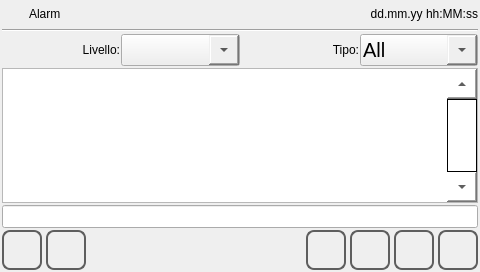
<?xml version="1.0" encoding="UTF-8"?>
<ui version="4.0">
 <class>alarms</class>
 <widget class="QWidget" name="alarms">
  <property name="geometry">
   <rect>
    <x>0</x>
    <y>0</y>
    <width>480</width><height>272</height>
   </rect>
  </property>
  <property name="sizePolicy">
   <sizepolicy hsizetype="Preferred" vsizetype="Preferred">
    <horstretch>0</horstretch>
    <verstretch>0</verstretch>
   </sizepolicy>
  </property>
  <property name="minimumSize">
   <size>
    <width>0</width>
    <height>0</height>
   </size>
  </property>
  <property name="windowTitle">
   <string>alarms</string>
  </property>
  <property name="styleSheet">
   <string notr="true"/>
  </property>
  <layout class="QVBoxLayout" name="verticalLayout">
   <property name="spacing">
    <number>2</number>
   </property>
   <property name="margin">
    <number>2</number>
   </property>
   <item>
    <layout class="QHBoxLayout" name="horizontalLayout">
     <property name="sizeConstraint">
      <enum>QLayout::SetMinimumSize</enum>
     </property>
     <item>
      <widget class="QLabel" name="labelIcon">
       <property name="minimumSize">
        <size>
         <width>25</width>
         <height>25</height>
        </size>
       </property>
       <property name="maximumSize">
        <size>
         <width>25</width>
         <height>25</height>
        </size>
       </property>
       <property name="focusPolicy">
        <enum>Qt::NoFocus</enum>
       </property>
       <property name="styleSheet">
        <string notr="true">border-image: url(:/systemicons/img/Error.png);</string>
       </property>
       <property name="text">
        <string/>
       </property>
      </widget>
     </item>
     <item>
      <widget class="QLabel" name="labelTitle">
       <property name="sizePolicy">
        <sizepolicy hsizetype="Preferred" vsizetype="Fixed">
         <horstretch>0</horstretch>
         <verstretch>0</verstretch>
        </sizepolicy>
       </property>
       <property name="focusPolicy">
        <enum>Qt::NoFocus</enum>
       </property>
       <property name="text">
        <string>Alarm</string>
       </property>
      </widget>
     </item>
     <item>
      <widget class="QLabel" name="labelUserName">
       <property name="text">
        <string/>
       </property>
      </widget>
     </item>
     <item>
      <widget class="QLabel" name="labelDataOra">
       <property name="sizePolicy">
        <sizepolicy hsizetype="Preferred" vsizetype="Fixed">
         <horstretch>0</horstretch>
         <verstretch>0</verstretch>
        </sizepolicy>
       </property>
       <property name="focusPolicy">
        <enum>Qt::NoFocus</enum>
       </property>
       <property name="text">
        <string>dd.mm.yy hh:MM:ss</string>
       </property>
       <property name="alignment">
        <set>Qt::AlignRight|Qt::AlignTrailing|Qt::AlignVCenter</set>
       </property>
      </widget>
     </item>
    </layout>
   </item>
   <item>
    <widget class="Line" name="line">
     <property name="focusPolicy">
      <enum>Qt::NoFocus</enum>
     </property>
     <property name="orientation">
      <enum>Qt::Horizontal</enum>
     </property>
    </widget>
   </item>
   <item>
    <layout class="QHBoxLayout" name="horizontalLayout_4">
     <property name="spacing">
      <number>1</number>
     </property>
     <item>
      <widget class="QLabel" name="labelLevel">
       <property name="focusPolicy">
        <enum>Qt::NoFocus</enum>
       </property>
       <property name="text">
        <string>Livello:</string>
       </property>
       <property name="alignment">
        <set>Qt::AlignRight|Qt::AlignTrailing|Qt::AlignVCenter</set>
       </property>
      </widget>
     </item>
     <item>
      <widget class="QComboBox" name="comboBoxLevel">
       <property name="focusPolicy">
        <enum>Qt::NoFocus</enum>
       </property>
       <property name="styleSheet">
        <string notr="true">/* Combobox item */
QAbstractItemView {
	/* padding of each item (top,right,bottom,left) */
	padding: 2 0 2 0;
	font-size: 14px;
}

/* Sets up scrollbar size, border, color */
QScrollBar:vertical {
	width: 30px;
	/* margin sets up how far the handle can travel (top,right,bottom,left) */
	margin: 30px 0px 30px 0px;
}

/* Sets up the color and height of handle (cursor) */
QScrollBar::handle:vertical {
	min-height:40px;
}

/* bottom button (set height at 0px to remove)*/
QScrollBar::add-line:vertical {
	height: 30px;
	subcontrol-position: bottom;
	subcontrol-origin: margin;
}

/* top button (set height at 0px to remove)*/
QScrollBar::sub-line:vertical {
	height: 30px;
	subcontrol-position: top;
	subcontrol-origin: margin;
	background-color: rgb(0, 255, 0);
}

/* need this to get rid of crosshatching on scrollbar background */
QScrollBar::add-page:vertical, QScrollBar::sub-page:vertical {
	background: none;
}

/* Combobox main item */
QComboBox {
	padding-left: 2px;
	font-size: 20px;
	min-height: 30px;
}

/* drop down button */
QComboBox::drop-down {
	min-width: 30px;
}
</string>
       </property>
      </widget>
     </item>
     <item>
      <widget class="QLabel" name="labelType">
       <property name="focusPolicy">
        <enum>Qt::NoFocus</enum>
       </property>
       <property name="text">
        <string>Tipo:</string>
       </property>
       <property name="alignment">
        <set>Qt::AlignRight|Qt::AlignTrailing|Qt::AlignVCenter</set>
       </property>
      </widget>
     </item>
     <item>
      <widget class="QComboBox" name="comboBoxType">
       <property name="focusPolicy">
        <enum>Qt::NoFocus</enum>
       </property>
       <property name="styleSheet">
        <string notr="true">/* Combobox item */
QAbstractItemView {
	/* padding of each item (top,right,bottom,left) */
	padding: 2 0 2 0;
	font-size: 14px;
}

/* Sets up scrollbar size, border, color */
QScrollBar:vertical {
	width: 30px;
	/* margin sets up how far the handle can travel (top,right,bottom,left) */
	margin: 30px 0px 30px 0px;
}

/* Sets up the color and height of handle (cursor) */
QScrollBar::handle:vertical {
	min-height:30px;
}

/* bottom button (set height at 0px to remove)*/
QScrollBar::add-line:vertical {
	height: 30px;
	subcontrol-position: bottom;
	subcontrol-origin: margin;
}

/* top button (set height at 0px to remove)*/
QScrollBar::sub-line:vertical {
	height: 30px;
	subcontrol-position: top;
	subcontrol-origin: margin;
	background-color: rgb(0, 255, 0);
}

/* need this to get rid of crosshatching on scrollbar background */
QScrollBar::add-page:vertical, QScrollBar::sub-page:vertical {
	background: none;
}

/* Combobox main item */
QComboBox {
	padding-left: 2px;
	font-size: 20px;
	min-height: 30px;
}

/* drop down button */
QComboBox::drop-down {
	min-width: 30px;
}
</string>
       </property>
       <item>
        <property name="text">
         <string>All</string>
        </property>
       </item>
       <item>
        <property name="text">
         <string>Alarm</string>
        </property>
       </item>
       <item>
        <property name="text">
         <string>Event</string>
        </property>
       </item>
      </widget>
     </item>
    </layout>
   </item>
   <item>
    <widget class="QListWidget" name="listWidget">
     <property name="font">
      <font>
       <family>Ubuntu</family>
       <pointsize>16</pointsize>
       <weight>50</weight>
       <italic>false</italic>
       <bold>false</bold>
      </font>
     </property>
     <property name="focusPolicy">
      <enum>Qt::NoFocus</enum>
     </property>
     <property name="styleSheet">
      <string notr="true">QListWidget
{
	font: 16pt &quot;Ubuntu&quot;;
}
QScrollBar:vertical
{
        border-top: 30px solid #999999;
        border-bottom: 30px solid #999999;
        background:white;
        width:30px;    
        margin: 0px 0px 0px 0px;
}
QScrollBar::handle:vertical 
{
        border: 1px solid black;
	    background: rgb(255, 255, 255);
        min-height: 10px;
}
QScrollBar::add-line:vertical
{
        height: 30px;
	    background: rgb(255, 255, 255);
        subcontrol-position: bottom;
        subcontrol-origin: margin;
	image: url(:/systemicons/img/Down.png);
}
QScrollBar::sub-line:vertical 
{
       height: 30px;
	    background: rgb(255, 255, 255);
        subcontrol-position: top;
	    subcontrol-origin: margin;
	image: url(:/systemicons/img/Up.png);
}

QScrollBar:horizontal
{
        border-left: 30px solid #999999;
        border-right: 30px solid #999999;
        background:white;
        height:30px;    
        margin: 0px 0px 0px 0px;
}
QScrollBar::handle:horizontal 
{
        border: 1px solid black;
	    background: rgb(255, 255, 255);
        min-width: 10px;
}
QScrollBar::add-line:horizontal
{
        width: 30px;
	    background: rgb(255, 255, 255);
        subcontrol-position: left;
        subcontrol-origin: margin;
	image: url(:/icons/img/left.png);
}
QScrollBar::sub-line:horizontal 
{
       width: 30px;
	    background: rgb(255, 255, 255);
        subcontrol-position: right;
	    subcontrol-origin: margin;
	image: url(:/icons/img/right.png);
}</string>
     </property>
     <property name="verticalScrollBarPolicy">
      <enum>Qt::ScrollBarAlwaysOn</enum>
     </property>
     <property name="horizontalScrollBarPolicy">
      <enum>Qt::ScrollBarAsNeeded</enum>
     </property>
     <property name="alternatingRowColors">
      <bool>true</bool>
     </property>
    </widget>
   </item>
   <item>
    <widget class="QLineEdit" name="lineEditStatus">
     <property name="font">
      <font>
       <family>DejaVu Sans Mono</family>
      </font>
     </property>
     <property name="focusPolicy">
      <enum>Qt::NoFocus</enum>
     </property>
    </widget>
   </item>
   <item>
    <layout class="QHBoxLayout" name="horizontalLayout_2">
     <property name="spacing">
      <number>4</number>
     </property>
     <item>
      <widget class="QPushButton" name="pushButtonHome">
       <property name="sizePolicy">
        <sizepolicy hsizetype="Minimum" vsizetype="Fixed">
         <horstretch>60</horstretch>
         <verstretch>60</verstretch>
        </sizepolicy>
       </property>
       <property name="minimumSize">
        <size>
         <width>40</width>
         <height>40</height>
        </size>
       </property>
       <property name="maximumSize">
        <size>
         <width>40</width>
         <height>40</height>
        </size>
       </property>
       <property name="focusPolicy">
        <enum>Qt::NoFocus</enum>
       </property>
       <property name="styleSheet">
        <string notr="true">QPushButton
{
border: 2px solid  rgb(94, 94, 94);
border-radius: 8px;
qproperty-icon: url(:/systemicons/img/Home.png);
qproperty-iconSize: 24px 24px;
qproperty-focusPolicy: NoFocus;
}
QPushButton:pressed
{
border: 2px solid  rgb(194, 194, 194);
background-color:  rgb(255, 255, 127);
}
QPushButton:disabled
{
border: 2px solid  rgb(194, 194, 194);
}
</string>
       </property>
       <property name="text">
        <string/>
       </property>
      </widget>
     </item>
     <item>
      <widget class="QPushButton" name="pushButtonBack">
       <property name="sizePolicy">
        <sizepolicy hsizetype="Minimum" vsizetype="Fixed">
         <horstretch>60</horstretch>
         <verstretch>60</verstretch>
        </sizepolicy>
       </property>
       <property name="minimumSize">
        <size>
         <width>40</width>
         <height>40</height>
        </size>
       </property>
       <property name="maximumSize">
        <size>
         <width>40</width>
         <height>40</height>
        </size>
       </property>
       <property name="focusPolicy">
        <enum>Qt::NoFocus</enum>
       </property>
       <property name="styleSheet">
        <string notr="true">QPushButton
{
border: 2px solid  rgb(94, 94, 94);
border-radius: 8px;
qproperty-icon: url(:/systemicons/img/Go_back.png);
qproperty-iconSize: 24px 24px;
qproperty-focusPolicy: NoFocus;
}
QPushButton:pressed
{
border: 2px solid  rgb(194, 194, 194);
background-color:  rgb(255, 255, 127);
}
QPushButton:disabled
{
border: 2px solid  rgb(194, 194, 194);
}
</string>
       </property>
       <property name="text">
        <string/>
       </property>
      </widget>
     </item>
     <item>
      <spacer name="horizontalSpacer">
       <property name="focusPolicy">
        <enum>Qt::NoFocus</enum>
       </property>
       <property name="orientation">
        <enum>Qt::Horizontal</enum>
       </property>
       <property name="sizeHint" stdset="0">
        <size>
         <width>40</width>
         <height>20</height>
        </size>
       </property>
      </spacer>
     </item>
     <item>
      <widget class="QPushButton" name="pushButtonACK">
       <property name="sizePolicy">
        <sizepolicy hsizetype="Minimum" vsizetype="Fixed">
         <horstretch>60</horstretch>
         <verstretch>60</verstretch>
        </sizepolicy>
       </property>
       <property name="minimumSize">
        <size>
         <width>40</width>
         <height>40</height>
        </size>
       </property>
       <property name="maximumSize">
        <size>
         <width>40</width>
         <height>40</height>
        </size>
       </property>
       <property name="focusPolicy">
        <enum>Qt::NoFocus</enum>
       </property>
       <property name="styleSheet">
        <string notr="true">QPushButton
{
border: 2px solid  rgb(94, 94, 94);
border-radius: 8px;
qproperty-icon: url(:/systemicons/img/Thumbs_up.png);
qproperty-iconSize: 24px 24px;
qproperty-focusPolicy: NoFocus;
}
QPushButton:pressed
{
border: 2px solid  rgb(194, 194, 194);
background-color:  rgb(255, 255, 127);
}
QPushButton:disabled
{
border: 2px solid  rgb(194, 194, 194);
}
</string>
       </property>
       <property name="text">
        <string/>
       </property>
      </widget>
     </item>
     <item>
      <widget class="QPushButton" name="pushButtonACKall">
       <property name="minimumSize">
        <size>
         <width>40</width>
         <height>40</height>
        </size>
       </property>
       <property name="maximumSize">
        <size>
         <width>40</width>
         <height>40</height>
        </size>
       </property>
       <property name="focusPolicy">
        <enum>Qt::NoFocus</enum>
       </property>
       <property name="styleSheet">
        <string notr="true">QPushButton
{
border: 2px solid  rgb(94, 94, 94);
border-radius: 8px;
qproperty-icon: url(:/systemicons/img/Apply.png);
qproperty-iconSize: 24px 24px;
qproperty-focusPolicy: NoFocus;
}
QPushButton:pressed
{
border: 2px solid  rgb(194, 194, 194);
background-color:  rgb(255, 255, 127);
}
QPushButton:disabled
{
border: 2px solid  rgb(194, 194, 194);
}
</string>
       </property>
       <property name="text">
        <string/>
       </property>
      </widget>
     </item>
     <item>
      <widget class="QPushButton" name="pushButtonHornACK">
       <property name="minimumSize">
        <size>
         <width>40</width>
         <height>40</height>
        </size>
       </property>
       <property name="maximumSize">
        <size>
         <width>40</width>
         <height>40</height>
        </size>
       </property>
       <property name="styleSheet">
        <string notr="true">QPushButton
{
border: 2px solid  rgb(94, 94, 94);
border-radius: 8px;
qproperty-icon: url(:/systemicons/img/Silence.png);
qproperty-iconSize: 24px 24px;
qproperty-focusPolicy: NoFocus;
}
QPushButton:pressed
{
border: 2px solid  rgb(194, 194, 194);
background-color:  rgb(255, 255, 127);
}
QPushButton:disabled
{
border: 2px solid  rgb(194, 194, 194);
}
</string>
       </property>
       <property name="text">
        <string/>
       </property>
      </widget>
     </item>
     <item>
      <widget class="QPushButton" name="pushButtonHistory">
       <property name="minimumSize">
        <size>
         <width>40</width>
         <height>40</height>
        </size>
       </property>
       <property name="maximumSize">
        <size>
         <width>40</width>
         <height>40</height>
        </size>
       </property>
       <property name="focusPolicy">
        <enum>Qt::NoFocus</enum>
       </property>
       <property name="styleSheet">
        <string notr="true">QPushButton
{
border: 2px solid  rgb(94, 94, 94);
border-radius: 8px;
qproperty-icon: url(:/systemicons/img/History.png);
qproperty-iconSize: 24px 24px;
qproperty-focusPolicy: NoFocus;
}
QPushButton:pressed
{
border: 2px solid  rgb(194, 194, 194);
background-color:  rgb(255, 255, 127);
}
QPushButton:disabled
{
border: 2px solid  rgb(194, 194, 194);
}
</string>
       </property>
       <property name="text">
        <string/>
       </property>
      </widget>
     </item>
    </layout>
   </item>
  </layout>
 </widget>
 <resources/>
 <connections/>
</ui>
